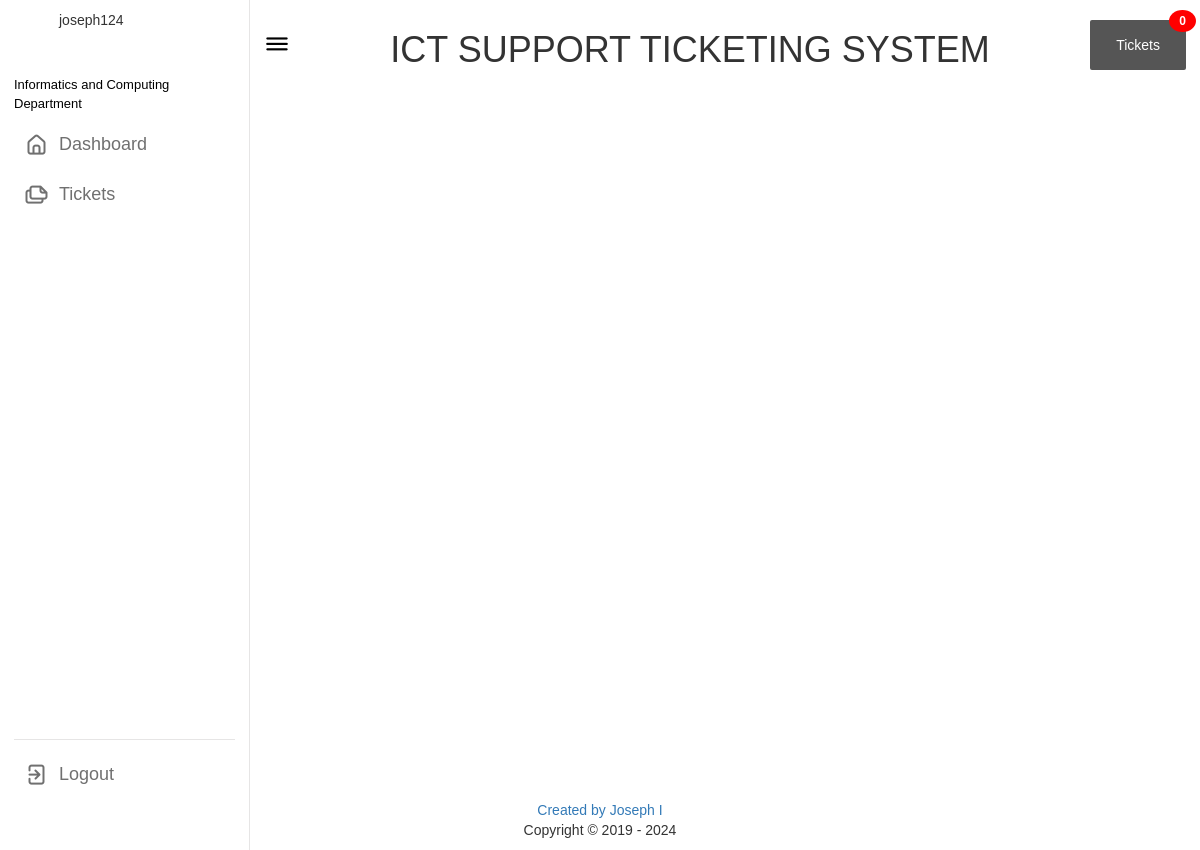
Screenshot of /home/chair/ (signed in) with the database file from the repository.
### accounts/models.py (models this page shows, shortened)
class MyUser(AbstractBaseUser, PermissionsMixin):
    Role_choices = (
        ("Administrator", "Administrator"),
        ("Student", "Student"),
        ("Chairperson", "Chairperson")
    )
    username_validator = UnicodeUsernameValidator()
    username = models.CharField(
        max_length=150,
        unique=True,
        validators=[username_validator],
    )
    email = models.EmailField(unique=True)
    profile_pic = models.CharField(max_length = 300,default='https://d326fntlu7tb1e.cloudfront.net/uploads/bdec9d7d-0544-4fc4-823d-3b898f6dbbbf-vinci_03.jpeg')
    full_name = models.CharField(max_length=60,default='')
    role = models.CharField(max_length=25, choices=Role_choices, default="Student")
    phone = models.PositiveIntegerField( blank=True, null=True,)
    verification = models.BooleanField(default=False)
    reg_no = models.CharField(max_length = 25)
    is_active = models.BooleanField(default=True)
    is_staff = models.BooleanField(default=False)
    phone_verification = models.BooleanField(default=False)
    date_joined = models.DateTimeField(auto_now_add=True)
    objects = CustomUserManager()
    USERNAME_FIELD = "email"
    REQUIRED_FIELDS = ['username']
    class Meta:
        verbose_name = 'User'
        verbose_name_plural = 'Users'

### services/models.py (models this page shows)
class Department(models.Model):
    department_name = models.CharField(max_length=100)
    department_number = models.CharField(max_length=20)
    description = models.TextField()
    def __str__(self):
        return self.department_name

### services/views.py (the view)
# urls.py: path('home/<str:type>/', home, name='homepage'),
@login_required
def home(request, type: str):
    '''group1 = Group.objects.get(id=1)
    group2, created = Group.objects.get_or_create(name="Group 2")

    # group2.user_set.add(request.user)
    content_type = ContentType.objects.get_for_model(Complaint)

    # Retrieve all permissions for that content type
    permissions = Permission.objects.filter(content_type=content_type)

    user_permissions = request.user.get_all_permissions()

    # Display all permissions for the user
    for perm in user_permissions:
        app_label, permission_codename = perm.split(".")
        print(permission_codename)'''
    try:
        complaint_data = ComplaintService.get_user_complaints(request.user, type)
    except PermissionDenied:
        return redirect('accounts:login')
    departments = Department.objects.all()
    if request.method == 'POST':
        return _handle_complaint_actions(request, type, complaint_data['all_complaints'])
    context = {
        **complaint_data,
        'departments': departments,
        'type': type,
        **_get_common_context(request.user),
    }
    return render(request, 'app/index.html', context)

### services/views.py (called while the page is built)
def _get_common_context(user: MyUser) -> Dict[str, Any]:
    user_type = 'student' if user.role == 'Student' else 'chair'
    return {
        'feedback_l': Feedback.objects.filter(receiver=user, read=False),
        'typ': user_type,
        'user' : user
    }

### services/templates/app/index.html (shortened to what this page needs)
{% extends "base.html" %}

### services/templates/base.html (shortened to what this page needs)
{% load static %}
<!DOCTYPE html>
<html>
<head>
    <link rel="stylesheet" href="{% static 'css1/style.css' %}">
    <link rel="stylesheet" href="{% static 'css1/bootstrap.min.css' %}">
    <link rel='stylesheet' href='https://unicons.iconscout.com/release/v4.0.0/css/line.css'>
    <link rel="stylesheet" href="https://cdnjs.cloudflare.com/ajax/libs/font-awesome/5.15.4/css/all.min.css">
</head>
    <body>
        <nav>
            <div class="logo-name">
                <span class="link-name">{{user.username}}</span>
            </div>
            <div class="menu-items">
                <ul class="tabs">
                    <li>
                        {% if department %}
                            <a>
                                <span class="link-name" style="font-size: small; color: #000">{{ department.department_name }} Department</span>
                            </a>
                        {% endif %}
                    </li>
                    <li><a href="/home/{{typ}}/#D0" class="active">
                            <i class="uil uil-estate"></i>
                            <span class="link-name">Dashboard</span>
                        </a>
                    </li>
                    <li><a href="/home/{{typ}}/#D2">
                            <i class="uil uil-files-landscapes"></i>
                            <span class="link-name">Tickets</span>
                        </a>
                    </li>
                </ul>
                <ul class="logout-mode">
                    <li><a href="{% url 'accounts:logout' %}">
                            <i class="uil uil-signout"></i>
                            <span class="link-name">Logout</span>
                        </a>
                    </li>
                </ul>
            </div>
        </nav>
        <section class="dashboard">
            <div class="top">
                <i class="uil uil-bars sidebar-toggle"></i>
                <span class="logo_name">
                    <h1> ICT SUPPORT TICKETING SYSTEM</h1>
                </span>
                <div>
                    <a href="#D0" class="notification">
                        <span>Tickets</span>
                        <span id="mydiv" class="badge">{{feedback_l|length}}</span>
                    </a>
                </div>
            </div>
    </section>
        <footer>
            <center>
                <a href="https://github.com/indieka900">Created by Joseph I</a>
                <P>Copyright &copy; 2019 -
                </P>
            </center>
        </footer>
    </body>
</html>

### services/static/css1/style.css (style rules this page uses)
* { margin: 0; padding: 0; box-sizing: border-box; font-family: sans-serif; }
:root { --primary-color: #3a3529; --panel-color: #fff; --text-color: #000; --black-light-color: #707070; --border-color: #e6e5e5; --toggle-color: #ddd; --box1-color: #4da3ff; --box2-color: #ffe6ac; --box3-color: #e7d1fc; --box4-color: #ffaa4f; --title-icon-color: #fff; --tran-05: all 0.5s ease; --tran-03: all 0.3s ease; --tran-03: all 0.2s ease; }
body { min-height: 100vh; background-color: var(--primary-color); }
nav { position: fixed; top: 0; left: 0; height: 100%; width: 250px; padding: 10px 14px; background-color: var(--panel-color); border-right: 1px solid var(--border-color); transition: var(--tran-05); }
nav .logo-name { display: flex; align-items: center; }
nav .menu-items { margin-top: 40px; height: calc(100% - 90px); display: flex; flex-direction: column; justify-content: space-between; }
.menu-items li { list-style: none; }
.menu-items li a { display: flex; align-items: center; height: 50px; text-decoration: none; position: relative; }
.menu-items li a i { font-size: 24px; min-width: 45px; height: 100%; display: flex; align-items: center; justify-content: center; color: var(--black-light-color); }
.menu-items li a .link-name { font-size: 18px; font-weight: 400; color: var(--black-light-color); transition: var(--tran-05); }
.menu-items .logout-mode { padding-top: 10px; border-top: 1px solid var(--border-color); }
.dashboard { position: relative; left: 250px; background-color: var(--panel-color); min-height: 100vh; width: calc(100% - 250px); padding: 10px 14px; transition: var(--tran-05); }
.dashboard .top { position: fixed; top: 0; left: 250px; display: flex; width: calc(100% - 250px); justify-content: space-between; align-items: center; padding: 10px 14px; background-color: var(--panel-color); transition: var(--tran-05); z-index: 10; }
.dashboard .top .sidebar-toggle { font-size: 26px; color: var(--text-color); cursor: pointer; }

### services/templates/base.html (style rules this page uses)
.notification { background-color: #555; color: white; text-decoration: none; padding: 15px 26px; position: relative; display: inline-block; border-radius: 2px; }
.notification .badge { position: absolute; top: -10px; right: -10px; padding: 5px 10px; border-radius: 50%; background: red; color: white; }

### rows the page displays
MyUser: username "joseph124"
Department: department_name "Informatics and Computing"

### other values shown
{{ feedback_l|length }} "0"
